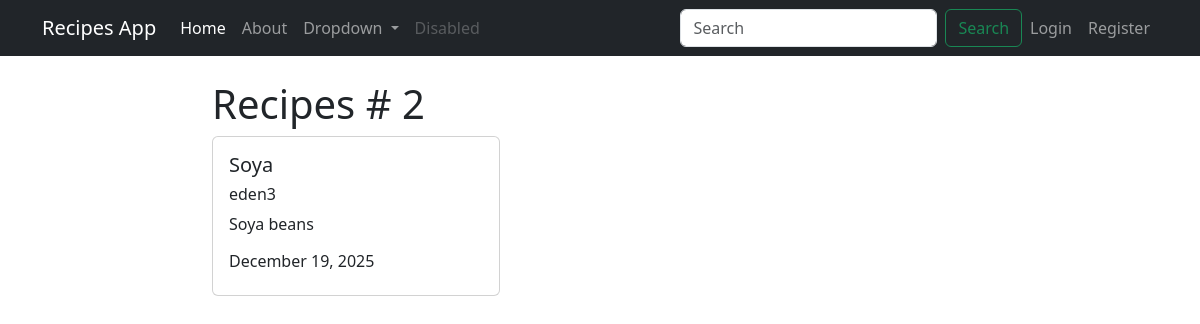
Screenshot of /recipe/2 with the database file from the repository.
### recipes/models.py (models this page shows, shortened)
class Recipe(models.Model):
    title = models.CharField(max_length=100)
    description = models.TextField()
    author = models.ForeignKey(User, on_delete=models.CASCADE )
    created_at = models.DateTimeField(auto_now_add=True)
    updated_at = models.DateTimeField(auto_now=True)

### recipes/views.py (the view)
# urls.py: path('recipe/<int:pk>', views.RecipeDetailView.as_view(), name="recipes-detail"),
class RecipeDetailView(DetailView):
    model = models.Recipe

### recipes/templates/recipes/recipe_detail.html
{% extends 'recipes/base.html' %}
{% block content %}
    <h1>Recipes # {{object.id}} </h1>
    <div class="card" style="width: 18rem;">
  <div class="card-body">
    <h5 class="card-title">{{object.title}} </h5>
    <h6 class="card-title">{{object.author}} </h6>
    <p class="card-text">{{object.description}}</p>
    <h6 class="card-title">{{object.updated_at | date:"F d, Y"}} </h6>
  </div>
</div>
    {% endblock content %}

### rows the page displays
Recipe: id "2", title "Soya", author "eden3", description "Soya beans", updated_at "December 19, 2025"
